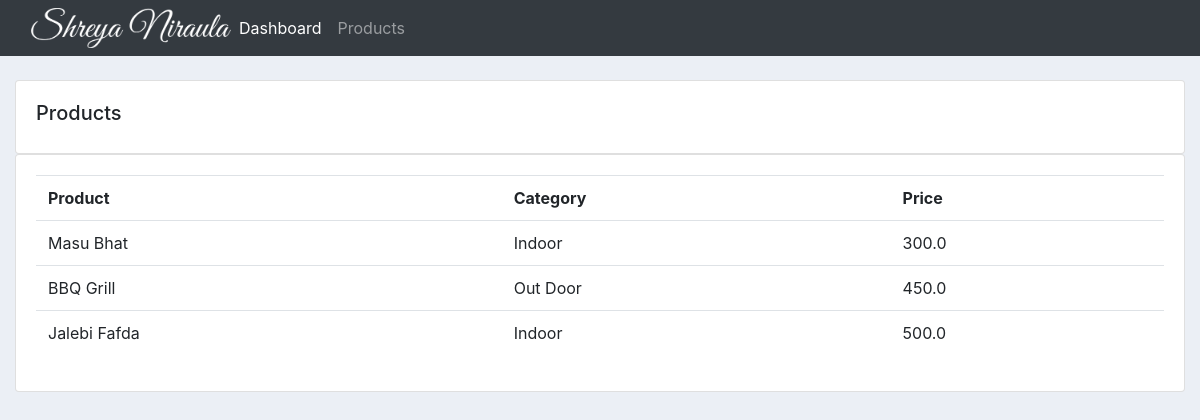
Screenshot of /products/ with the database file from the repository.
### accounts/models.py (models this page shows, shortened)
class Product(models.Model):
    CATEGORY = (
        ('Indoor', 'Indoor'),
        ('Out Door', 'Out Door'),
    )
    name = models.CharField(max_length=200, null=True)
    price = models.FloatField(null=True)
    category = models.CharField(max_length=200, null=True, choices=CATEGORY)
    description = models.CharField(max_length=200, null=True)
    date_created = models.DateTimeField(auto_now_add=True, null=True)
    tags = models.ManyToManyField(Tag)

### accounts/views.py (the view)
# urls.py: path('products/', views.products, name='products'),
def products(request):
    product = Product.objects.all()
    return render(request, 'accounts/products.html', {'product': product})

### accounts/templates/accounts/products.html
{% extends 'accounts/main.html' %}
{% block content %}
<br>
<div class="row">
    <div class="col-md">
        <div class="card card-body">
            <h5>Products</h5>
        </div>
        <div class="card card-body">
            <table class="table">
                <tr>
                    <th>Product</th>
                    <th>Category</th>
                    <th>Price</th>
                </tr>
                {% for product in product %}
                <tr>
                    <td>{{product.name}}</td>
                    <td>{{product.category}}</td>
                    <td>{{product.price}}</td>
                </tr>
                {% endfor %}
            </table>
        </div>
    </div>
</div>
{% endblock %}

### static/css/main.css (style rules this page uses)
body { background-color: #ebeff5; }

### rows the page displays
Product: name "Masu Bhat", category "Indoor", price "300.0"
Product: name "BBQ Grill", category "Out Door", price "450.0"
Product: name "Jalebi Fafda", category "Indoor", price "500.0"
